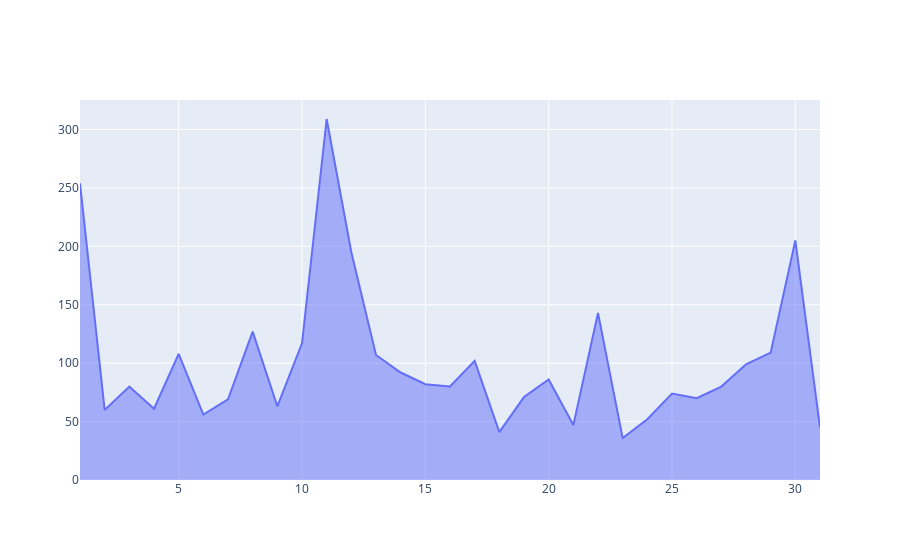

The cell this chart's notebook holds for it:
### Code cell
fig2 = go.Figure(go.Scatter(
        x=df2['Dia'], y=df2['Chamadas Realizadas'], mode='lines' , fill='tonexty'
))

### Figure 1 — Plotly figure (JSON) as saved in the notebook; plotly's stock layout.template omitted (floating-point values rounded to 4 significant figures)
{"data": [{"fill": "tonexty", "mode": "lines", "type": "scatter", "x": [1, 2, 3, 4, 5, 6, 7, 8, 9, 10, 11, 12, 13, 14, 15, 16, 17, 18, 19, 20, 21, 22, 23, 24, 25, 26, 27, 28, 29, 30, 31], "y": [254, 60, 80, 61, 108, 56, 69, 127, 63, 117, 309, 195, 107, 92, 82, 80, 102, 41, 71, 86, 47, 143, 36, 52, 74, 70, 80, 99, 109, 205, 45]}], "layout": {}}
